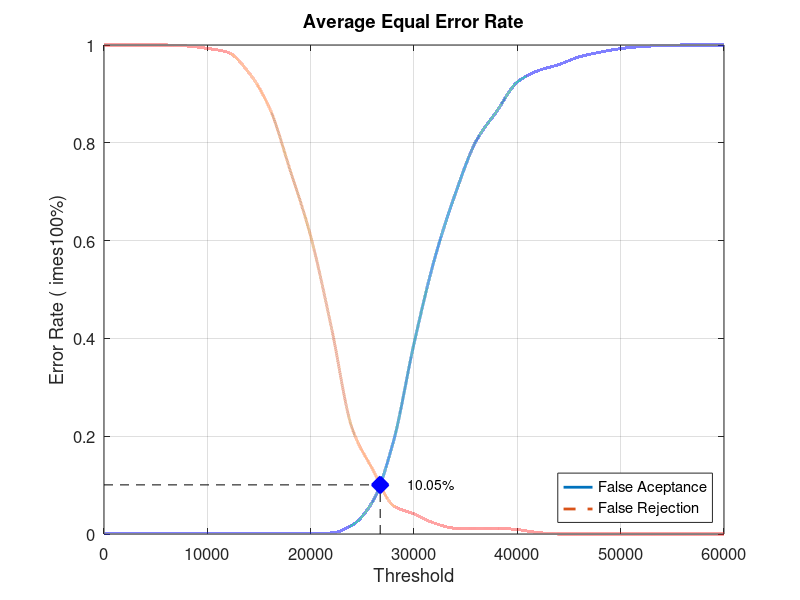
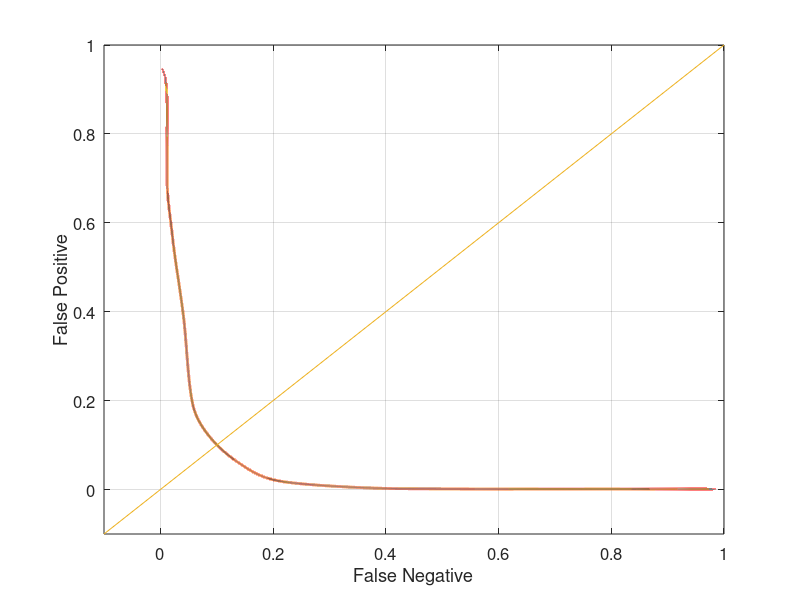

Write the MATLAB code that produced these figures, in order.
close all;
clear;
clc;
x = 0:2000:60000;
xq = 0:0.5:60000;

y0 = [0 0.00105263 0.00105263 0.00105263 0.00105263 0.00105263 0.00105263 0.00105263 0.00105263 0.00105263 0.00105263 0.00210526 0.0178947 0.0663158 0.188421 0.389474 0.563158 0.695789 0.803158 0.86421 0.924211 0.947368 0.96 0.975789 0.985263 0.992632 0.996842 0.998947 1 1 1]
yy0 = interp1(x, y0, xq, 'pchip');
y1 = [1 1 1 1 0.998 0.993 0.985 0.944 0.872 0.745 0.609 0.423 0.217 0.132 0.058 0.041 0.022 0.012 0.012 0.012 0.009 0.003 0 0 0 0 0 0 0 0 0]
yy1 = interp1(x, y1, xq, 'pchip');

% Calculating EER: 
y2 = abs(y0 - y1);
find(y2 == min(y2))
yy2 = abs(yy0 - yy1);
xEER = find(yy2 == min(yy2));
xEERIndex = xq(xEER) % X-axis EER
yEER = yy0(xEER) % Y-axis EER

main = figure
plot(xq, yy0,'-','LineWidth', 2);	hold on
plot(xq, yy1,'--','LineWidth', 2);	hold on
plot([xEERIndex xEERIndex], [0 yEER], 'k--');	hold on
plot([0 xEERIndex], [yEER yEER], 'k--');	hold on
plot(xEERIndex, yEER, 'bx', 'LineWidth', 10);	hold on
text(xEERIndex + 10 * xEERIndex / 100, yEER, [num2str(round((10000 * yEER)) / 100) '%'])
legend('False Aceptance', 'False Rejection', 'Location', 'SouthEast')
xlabel('Threshold')
ylabel('Error Rate (	imes100%)')
title('Average Equal Error Rate')
set(gca, 'FontSize', 12)
axis([0 60000 0 1])
grid on

print(main, 'Database1AverageMain', '-dpng');
FNRxFPR = figure('Color', [1 1 1]);
plot(yy1, yy0, '-', yy1, yy0, 'LineWidth', 2);
hold on
y = -0.1:0.1:1
plot(y, y); 
set(gca, 'FontSize', 12)
xlabel('False Negative')
ylabel('False Positive')
axis([-0.1 1 -0.1 1])
set(gca, 'FontSize', 12)
grid on

print(FNRxFPR, 'Database1AverageFNRxFPR','-dpng');
